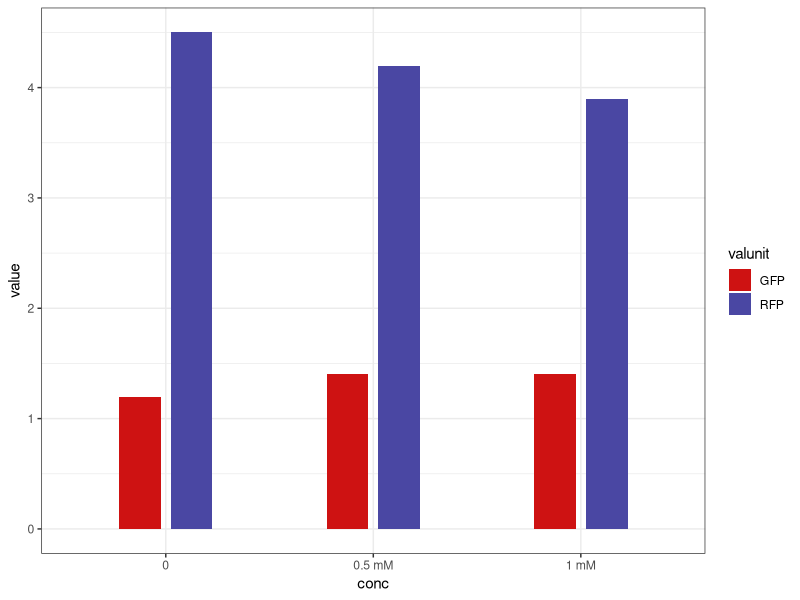

Source code (R):
## ---- chunk 1
no <- c(1)
team_name <- c("Team:Aboa")
project_title <- c("Expanded genetic code to control antibody orientation in immunodiagnostics")
project_year <- c(2019)
wiki_page <- c("https://2019.igem.org/Team:Aboa")

igem_team <- data.frame(no, 
                        team_name, 
                        project_title, 
                        project_year, 
                        wiki_page)
#knitr::kable(std, format = "markdown")
knitr::kable(igem_team)
## ---- chunk 2
id <- 1:2
BBid <- c("BBa_R0010", "BBa_K5670184")
type <- c("Promoter", "Reporter")
link <- c("http://parts.igem.org/Part:BBa_R0010",
           "http://parts.igem.org/Part:BBa_K5670184")
backbone <- rep("-", length(id))
device_id <- paste0("D", sprintf("%04d", rep(1, length(id))) )
team_name <- rep("Aboa", length(id))
user <- rep("th-kim310", length(id))

igem_part <- data.frame(id, BBid, type, link, backbone, device_id, team_name, user)
#knitr::kable(igem_part)
igem_part

## ---- chunk 3
id <- c(1:6)
strain <- rep("E.coli", length(id))
indc <- rep("IPTG", length(id))
conc <- c(0, 0, "0.5 mM", "0.5 mM", "1 mM", "1 mM")
value <- c(4.5, 1.2, 4.2, 1.4, 3.9, 1.4)
valunit <- c("RFP", "GFP", "RFP", "GFP", "RFP", "GFP")
incubhr <- rep("O/N", length(id))
incubtemp <- rep("37", length(id))
device_id <- rep("D0001", length(id))
link <- c("https://https://2019.igem.org/Team:Aboa/Contribution",
           "https://https://2019.igem.org/Team:Aboa/Contribution",
          "https://https://2019.igem.org/Team:Aboa/Contribution",
          "https://https://2019.igem.org/Team:Aboa/Contribution",
          "https://https://2019.igem.org/Team:Aboa/Contribution",
          "https://https://2019.igem.org/Team:Aboa/Contribution")


igem_obs <- data.frame(id, strain, indc, conc, value,
                        valunit, incubhr, incubtemp,
                       device_id, link)
#knitr::kable(igem_obs)
igem_obs
## ---- chunk 4
library(tidyverse)

igem_promoter <- igem_part %>% 
  left_join(igem_team, by="team_name") %>% 
  left_join(igem_obs, by="device_id")
  
igem_promoter
## ---- chunk 5
colnames(igem_promoter)
## ---- chunk 6
plot_data <- igem_promoter %>% 
  filter(BBid=="BBa_R0010") %>% 
  select(valunit, conc, value) %>% 
  mutate(valunit=factor(valunit), conc=factor(conc))

plot_data

ggplot(plot_data, aes(x=conc, y=value, fill=valunit)) +
  geom_bar(stat="identity", position=position_dodge(width=0.5), width=0.4) +
  scale_fill_manual(values=c("#ce1212", "#4a47a3")) +
  theme_bw()
